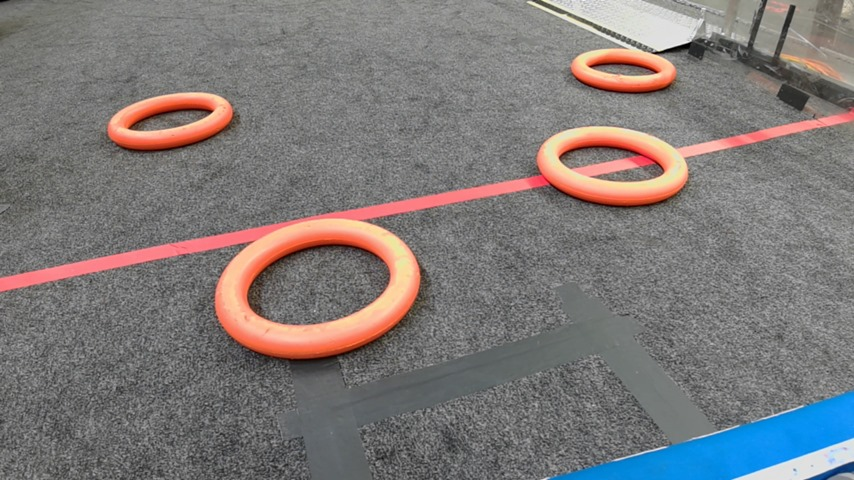
#> input picture camera_calibration/test_image.jpeg, 854 x 480 px, given in place of the camera
$ python collect_data.py
#> lines starting #> are read from the running program, lines starting #| are printed output that depends on the picture; after the words box and inside, x2 and y2 are one past the last pixel; in counts of white or black regions, pixels touching at a corner belong together
import cv2
import numpy as np
import time

def main():
    cap = cv2.VideoCapture(0)
    backSub = cv2.createBackgroundSubtractorMOG2()

    shot_positions = []

    # Adjust these values based on your shot color
    lower_color = np.array([5, 100, 100])
    upper_color = np.array([15, 255, 255])

    # Get initial frame to determine dimensions
    ret, frame = cap.read()
#> frame is the input picture: shape (480, 854, 3); mean B, G, R 120.1, 121.1, 126.2
    if ret:
        frame_height, frame_width = frame.shape[:2]
#> frame_height = 480; frame_width = 854
        frame_center_x = frame_width // 2
#> frame_center_x = 427
        frame_center_y = frame_height // 2
#> frame_center_y = 240

        # Print frame center position once
        print(f"Frame center position: ({frame_center_x}, {frame_center_y})")
#| Frame center position: (427, 240)
    else:
        print("Failed to capture initial frame.")
        cap.release()
        cv2.destroyAllWindows()
        return

    prev_center = None
    prev_velocity = None

    # Define a threshold for detecting significant velocity changes
    velocity_change_threshold = 10.0  # Adjust this value as needed

    while True:
        ret, frame = cap.read()
        if not ret:
            break

        # Convert frame to HSV color space
        hsv_frame = cv2.cvtColor(frame, cv2.COLOR_BGR2HSV)
#> hsv_frame: shape (480, 854, 3); mean H, S, V 30.2, 24.7, 132.8

        # Create mask for the specified color
        color_mask = cv2.inRange(hsv_frame, lower_color, upper_color)
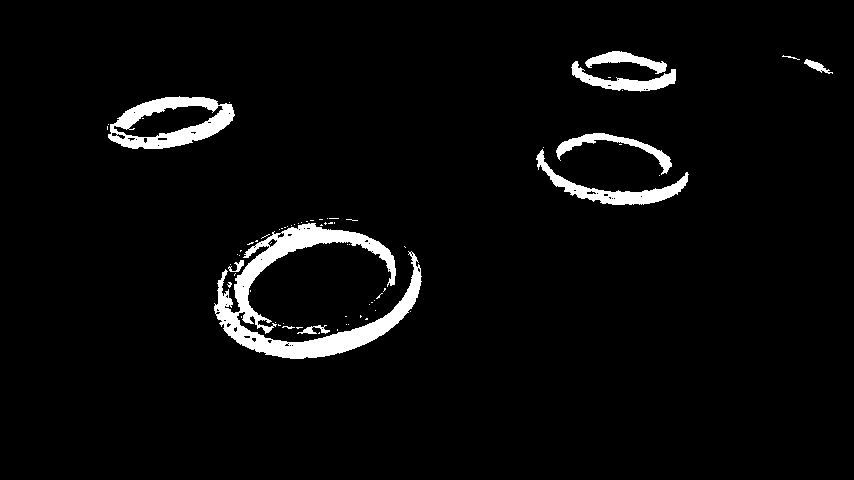
#> color_mask: shape (480, 854); 4% white; 71 white regions (60 under 20 px), largest, box (x1, y1, x2, y2) and area: (214, 223, 422, 359) 7962, (108, 96, 235, 149) 3066, (536, 149, 689, 205) 1831

        # Apply background subtraction
        fgMask = backSub.apply(frame)
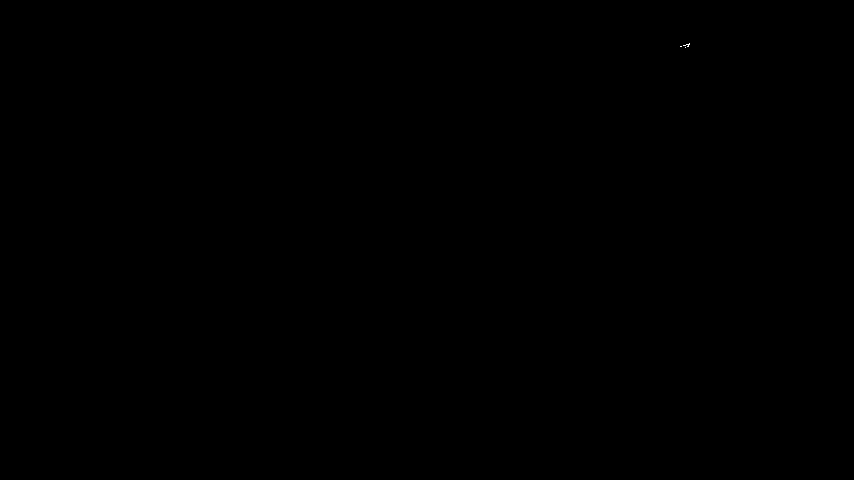
#> fgMask: shape (480, 854); values 127 (black) and 255 (white), 0% white in thin lines or dots, all inside (x1, y1, x2, y2) = (680, 43, 690, 48)

        # Combine color mask with background mask
        combined_mask = cv2.bitwise_and(fgMask, color_mask)
#> combined_mask: shape (480, 854); values 0 (black) and 127 (white), 4% white; 71 white regions (60 under 20 px)

        # Threshold the mask to get a binary image
        _, thresh = cv2.threshold(combined_mask, 50, 255, cv2.THRESH_BINARY)

        # Find contours of the detected shots
        contours, _ = cv2.findContours(thresh, cv2.RETR_EXTERNAL, cv2.CHAIN_APPROX_SIMPLE)
#> contours = 69 contours, 60 with area under 20; largest, box (x1, y1, x2, y2) and area: (214, 223, 422, 359) 7466, (108, 96, 235, 149) 4722, (536, 149, 689, 205) 1679, (571, 61, 676, 92) 1001, (556, 133, 672, 175) 860

        for contour in contours:
            if cv2.contourArea(contour) > 100:  # Adjust the threshold as needed
                x, y, w, h = cv2.boundingRect(contour)
                center_x, center_y = x + w // 2, y + h // 2

                # Draw rectangle around detected object
                cv2.rectangle(frame, (x, y), (x + w, y + h), (0, 255, 0), 2)

                # Draw circle at the center of detected object
                cv2.circle(frame, (center_x, center_y), 5, (0, 0, 255), -1)

                # Calculate velocity
                if prev_center is not None:
                    dx = center_x - prev_center[0]
                    dy = center_y - prev_center[1]
                    velocity = np.sqrt(dx**2 + dy**2)

                    # Calculate and print velocity change
                    if prev_velocity is not None:
                        velocity_change = abs(velocity - prev_velocity)

                        # Check if velocity change exceeds threshold
                        if velocity_change > velocity_change_threshold:
                            print(f"Significant speed difference detected: {velocity_change:.2f} at ({center_x}, {center_y})")
                            shot_positions.append((center_x, center_x))

                    prev_velocity = velocity
                # Pause briefly to avoid overwhelming the console with too many messages
                time.sleep(0.5)
#> this loop made 69 passes
#> (x, y, w, h, center_x, center_y) on passes 43, 56, 59, 63, 66, 67, 69: (214, 223, 208, 136, 318, 291), (536, 149, 153, 56, 612, 177), (556, 133, 116, 42, 614, 154), (108, 96, 127, 53, 171, 122), (571, 61, 105, 31, 623, 76), (804, 59, 29, 15, 818, 66), (585, 51, 82, 23, 626, 62)
#> contour on passes 1, 2, 6, 7, 8, 9: [[319, 332], [318, 333], [319, 333]], [[337, 329], [337, 330]], [[348, 324]], [[346, 324]], [[278, 324], [278, 325], [280, 325], [279, 325]], [[283, 323]]
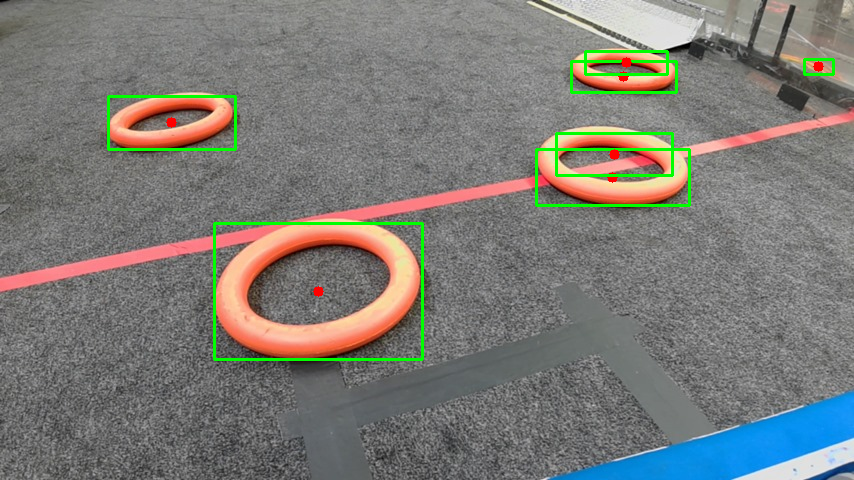
#> frame: shape (480, 854, 3); 1.82% of pixels changed, all inside (x1, y1, x2, y2) = (107, 50, 835, 361)
#> after the loop, shot_positions = []

        # Draw the center of the frame
        cv2.circle(frame, (frame_center_x, frame_center_y), 5, (255, 0, 0), -1)
#> frame: shape (480, 854, 3); 0.02% of pixels changed, all inside (x1, y1, x2, y2) = (422, 235, 433, 246)

        # Display the frame
        cv2.imshow('Frame', frame)

        if cv2.waitKey(30) & 0xFF == ord('q'):
#> (key q is pressed here)
            break

    cap.release()
    cv2.destroyAllWindows()

    print("Shot positions:", shot_positions)
#| Shot positions: []

if __name__ == "__main__":
    main()
